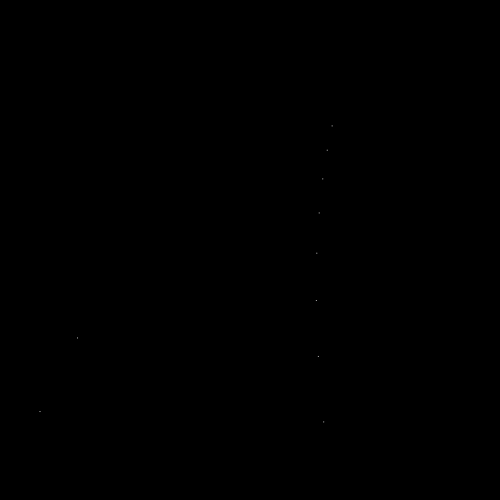
Frame 1 (no input)
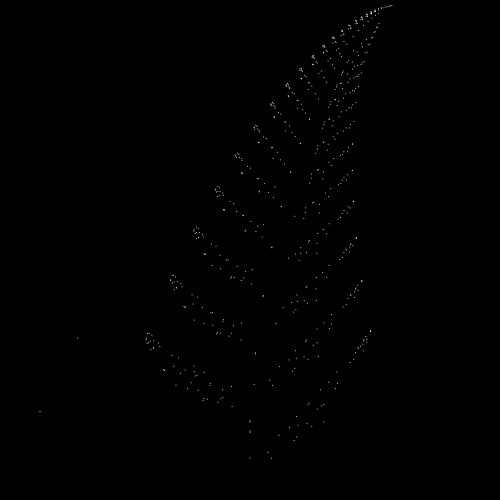
Frame 60 (the mouse pressed at the canvas centre just before this capture)
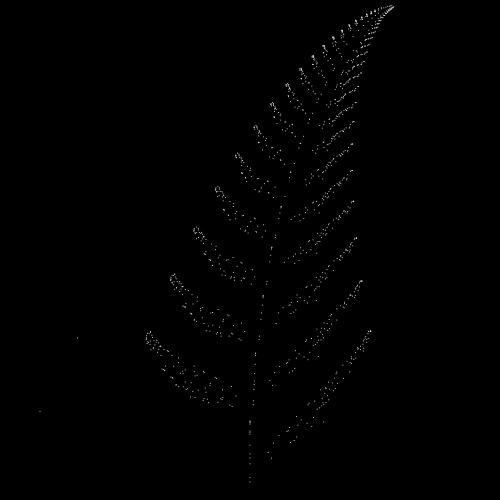
Frame 120 (the mouse held since frame 60 and released just before this capture)

The Processing sketch that drew these frames (run headless with seeded random() and noise(); from frame 60 on, the mouse is pressed at the canvas centre):

// Processing sketch: IFS
// ── IFS.pde
PVector l=new PVector(0,0);
void setup(){
  size(500,500);
  background(0);
  
}
void draw(){
  for(int i=0;i<10;i+=1){
  int r=(int)random(100);
  if(r<1){
    l=translate1(l);
  }
  else if(1<=r&&r<86){
    l=translate2(l);
  }
   else if(86<=r&&r<93){
    l=translate3(l);
  }
  else{
    l=translate4(l);
  }
  float lx=map(l.x,0,1,0,500);
  float ly=map(l.y,0,1,500,0);
  fill(255);
  noStroke();
  circle(lx,ly,1);
  print(lx,ly,"\n");
  }
}
PVector translate1(PVector l_){
  l_.x=0*l.x+0*l.y+0.5;
  l_.y=0*l.x+0.16*l.y+0;
  return l_;
}

PVector translate2(PVector l_){
  l_.x=0.85*l.x+0.04*l.y+0.08;
  l_.y=-0.04*l.x+0.85*l.y+0.18;
  return l_;
}
PVector translate3(PVector l_){
  l_.x=0.2*l.x-0.26*l.y+0.4;
  l_.y=0.23*l.x+0.22*l.y+0.05;
  return l_;
}
PVector translate4(PVector l_){
  l_.x=-0.15*l.x+0.28*l.y+0.58;
  l_.y=0.26*l.x+0.24*l.y-0.09;
  return l_;
}
